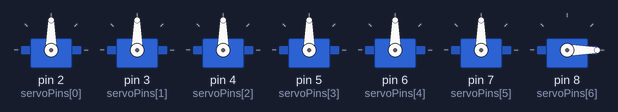
A sketch run on a simulated Arduino Uno, built with avr-gcc and run on an emulated ATmega328P. On the bench: 7 × servo.

Above: at 0.05 s.
At 1.25 s:
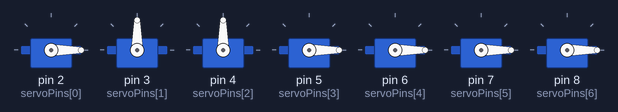
At 2.5 s:
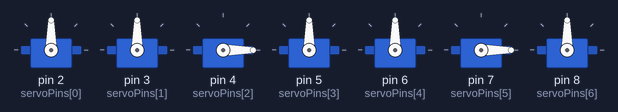
At 5.0 s:
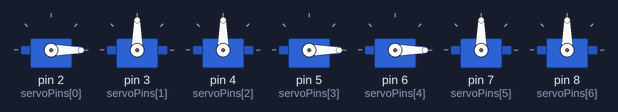
At 7.5 s:
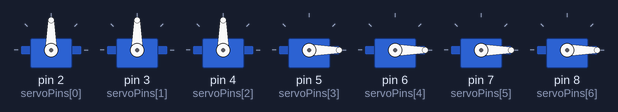
At 10.0 s:
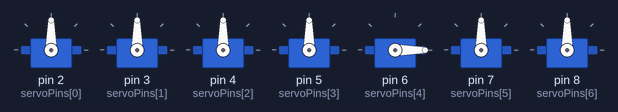
Timing chart, 0 to 13.0 s (numbered marks = the images above):
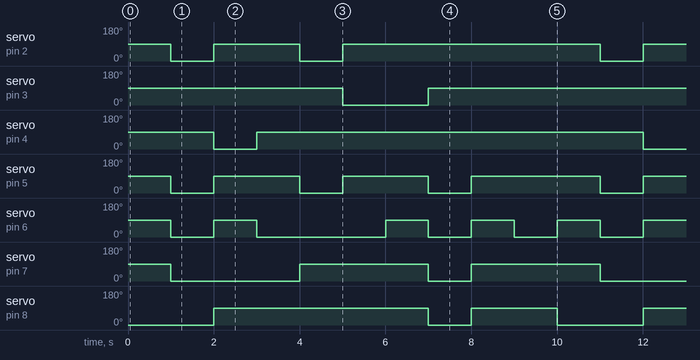

The sketch:

7_digit.ino
```cpp
#include <Servo.h>

Servo servos[7]; // Array to hold servo objects

const int servoPins[] = {2, 3, 4, 5, 6, 7, 8}; // Pins connected to servos

void setup() {
  for (int i = 0; i < 7; i++) {
    servos[i].attach(servoPins[i]); // Attach servos to pins
  }
}

void displayDigit(int digit) {
  int patterns[10][7] = {
    {1, 1, 1, 1, 1, 1, 0}, // 0
    {0, 1, 1, 0, 0, 0, 0}, // 1
    {1, 1, 0, 1, 1, 0, 1}, // 2
    {1, 1, 1, 1, 0, 0, 1}, // 3
    {0, 1, 1, 0, 0, 1, 1}, // 4
    {1, 0, 1, 1, 0, 1, 1}, // 5
    {1, 0, 1, 1, 1, 1, 1}, // 6
    {1, 1, 1, 0, 0, 0, 0}, // 7
    {1, 1, 1, 1, 1, 1, 1}, // 8
    {1, 1, 1, 1, 0, 1, 1}  // 9
  };

  for (int i = 0; i < 7; i++) {
    if (patterns[digit][i] == 1) {
      servos[i].write(90); // Set servo position for 'on' state
    } else {
      servos[i].write(0); // Set servo position for 'off' state
    }
  }
}

void loop() {
  for (int digit = 0; digit < 10; digit++) {
    displayDigit(digit);
    delay(1000); // Delay between digits
  }
}
```

Measured:
- by itself, servo on pin 2 (servoPins[0]): repeats every 10.0 s: 90° 2.0 s, 0° 1.0 s, 90° 6.0 s, 0° 1.0 s
- by itself, servo on pin 3 (servoPins[1]): alternates 90° for 8.0 s and 0° for 2.0 s
- by itself, servo on pin 4 (servoPins[2]): alternates 90° for 9.0 s and 0° for 1.0 s
- by itself, servo on pin 5 (servoPins[3]): repeats every 10.0 s: 2 × (90° 2.0 s, 0° 1.0 s), 90° 3.0 s, 0° 1.0 s
- by itself, servo on pin 6 (servoPins[4]): repeats every 10.0 s: 90° 1.0 s, 0° 3.0 s, 3 × (90° 1.0 s, 0° 1.0 s)
- by itself, servo on pin 7 (servoPins[5]): repeats every 10.0 s: 90° 3.0 s, 0° 1.0 s, 90° 3.0 s, 0° 3.0 s
- by itself, servo on pin 8 (servoPins[6]): repeats every 10.0 s: 0° 1.0 s, 90° 2.0 s, 0° 2.0 s, 90° 5.0 s
